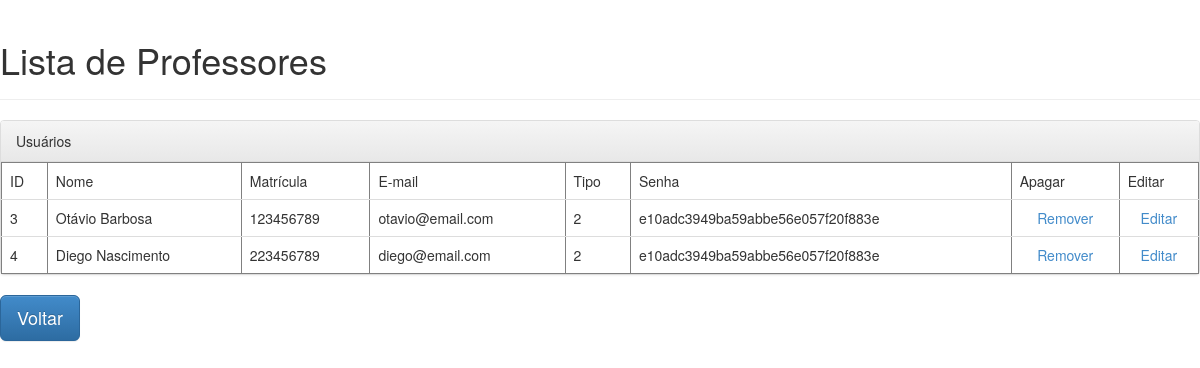
/lista_professor, run on an earlier commit of the app's database.
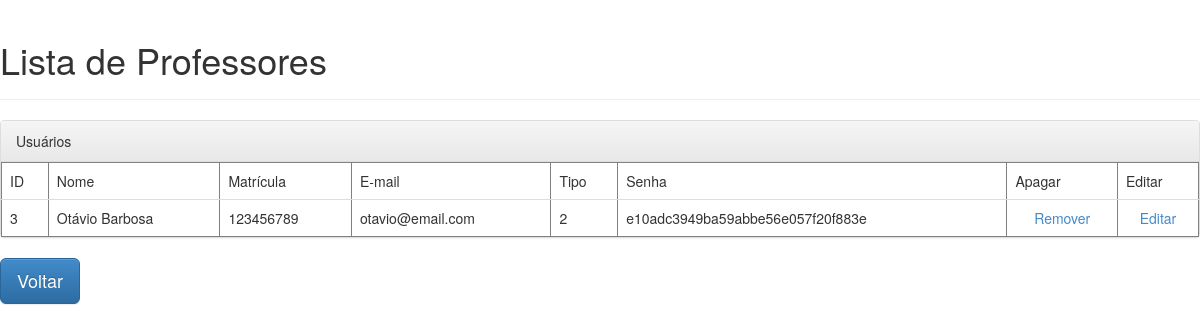
And on a later commit of the database.
### projeto/models.py (models this page shows, shortened)
class Usuario(db.Model):
	__tablename__ = 'usuario'
	_id = db.Column(db.Integer, primary_key=True, autoincrement=True)
	usuario = db.Column(db.String(50), unique=True)
	matricula = db.Column(db.String, unique=True)
	email = db.Column(db.String, unique=True)
	senha = db.Column(db.String(32))
	role = db.Column(db.Integer)
	ativo = db.Column(db.Boolean)

### projeto/views/home.py (the view)
@home.route("/lista_professor")
def lista_professor():
	usuarios = Usuario.query.filter(Usuario.role==2)
	return render_template("home/lista_professor.html", usuarios=usuarios)

### projeto/templates/home/lista_professor.html (shortened to what this page needs)
<!DOCTYPE html>
<html>
	<head>
		<link rel="stylesheet" href="static/css/bootstrap.min.css">
		<link rel="stylesheet" href="static/css/bootstrap-theme.min.css">
	<body>
		<div class="page-header">
			<h1>Lista de Professores</h1>
		</div>
    <div class="panel panel-default">
      <div class="panel-heading">Usuários</div>
        <table class="table" border="1">
          <tr>
          <td>ID</td>
          <td>Nome</td>
          <td>Matrícula</td>
          <td>E-mail</td>
          <td>Tipo</td>
          <td>Senha</td>
          <td>Apagar</td>
          <td>Editar</td>
        </tr>
        {% for usuario in usuarios %}
          <tr>
            <td>{{ usuario._id }}</td>
            <td>{{ usuario.usuario }}</td>
            <td>{{ usuario.matricula }}</td>
            <td>{{ usuario.email }}</td>
            <td>{{ usuario.role }}</td>
            <td>{{ usuario.senha}}</td>
            <td><center><a href="/excluir/{{ usuario._id }}">Remover</a></center></td>
            <td><center><a href="/atualizar/{{ usuario._id }}">Editar</a></center></td>
          </tr>
        {% endfor %}
        </table>
      </div>
		<a class="btn btn-primary btn-lg" href="{{ url_for('home.login') }}" role="button">Voltar</a>
	</body>
</html>

What changed in the data, as far as the page shows it:
removed Usuario: _id "4", usuario "Diego Nascimento", matricula "223456789", email "diego@email.com", role "2", senha "e10adc3949ba59abbe56e057f20f883e"
